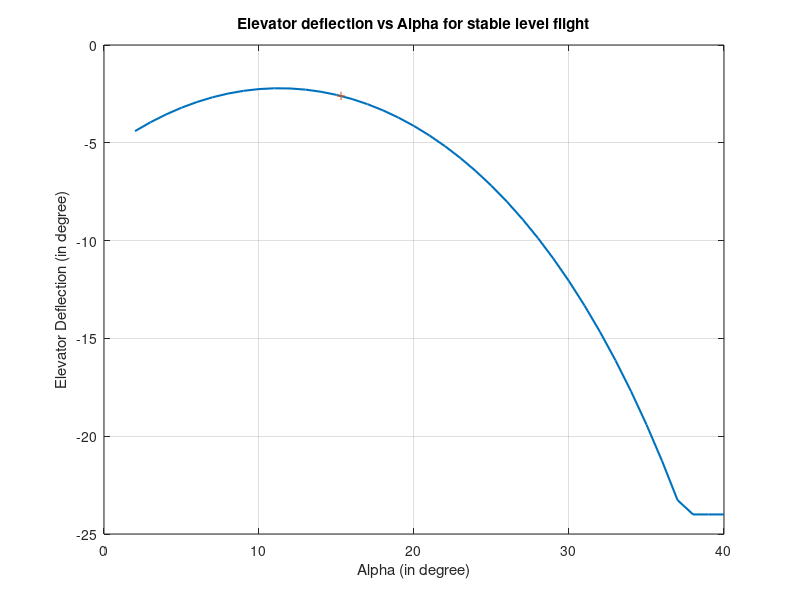
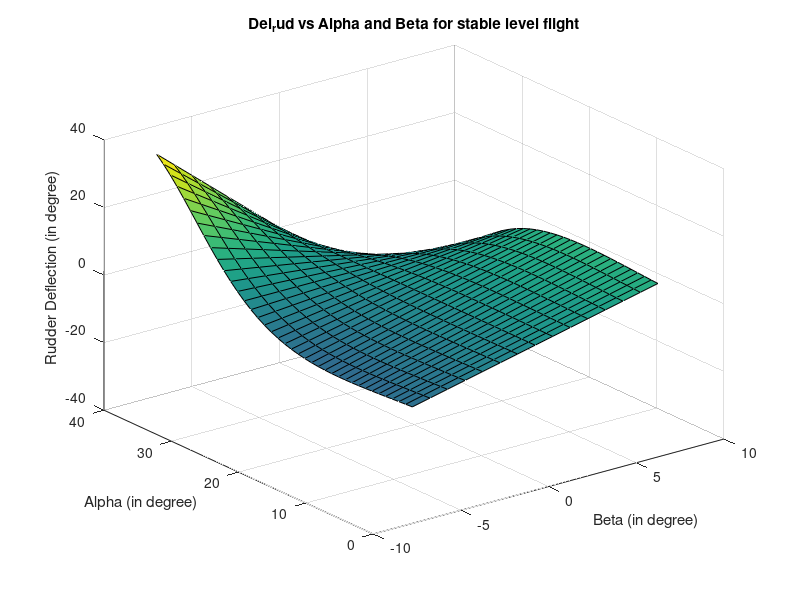
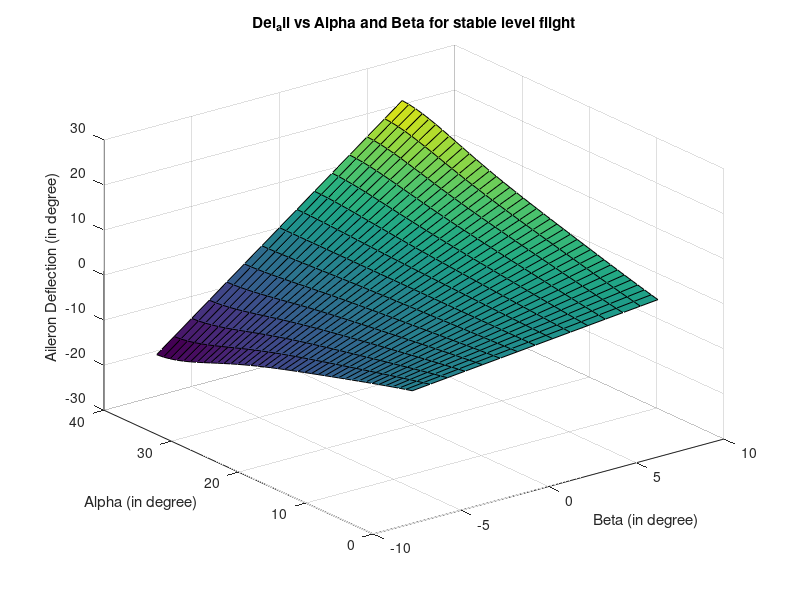
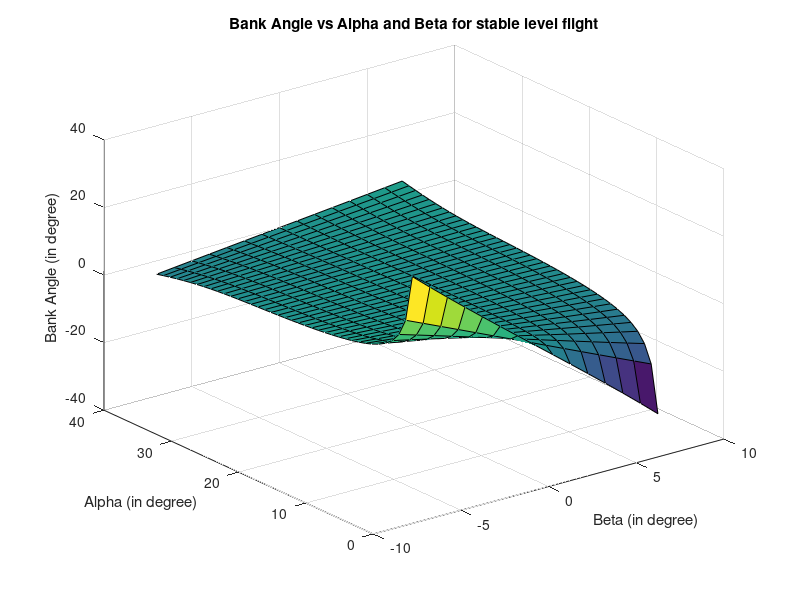

MATLAB code to generate these figures, in order:
% For calculating the trim values for steady level flight with rudder and
% elevator jam.

clc;
clear;
close all;

load('FA_18_Parameters.mat');

points = 40;
points_beta = 14;

alpha = 2:points;
del_stab = zeros(1,points-1);
beta = -7:1:7;
alpha = deg2rad(alpha);
beta = deg2rad(beta);

%% Zero moment calculation for alpa, beta, del_stab, del_ail, del_rud

% Del_Stab - Alpha 
for i = 1:points-1
    Cma     =  F18Aero.Cma_0 + F18Aero.Cma_1*alpha(i) + F18Aero.Cma_2*alpha(i)^2; 
    Cmds    =  F18Aero.Cmds_0 + F18Aero.Cmds_1*alpha(i) + F18Aero.Cmds_2*alpha(i)^2; 
    del_stab(i) = -Cma/Cmds;
end

% alpha - beta => del_ail - del_rud
del_rud = zeros(points-1,points_beta+1);
del_ail = zeros(points-1,points_beta+1);

for i = 1:points-1
    
    a = alpha(i);
    
    Cnb     = F18Aero.Cnb_0 + F18Aero.Cnb_1*a + F18Aero.Cnb_2*a^2;
    Cndr    = F18Aero.Cndr_0 + F18Aero.Cndr_1*a + F18Aero.Cndr_2*a^2 ...
             + F18Aero.Cndr_3*a^3 + F18Aero.Cndr_4*a^4;
    Cnda    = F18Aero.Cnda_0 + F18Aero.Cnda_1*a + F18Aero.Cnda_2*a^2 ...
             + F18Aero.Cnda_3*a^3 ;   
         
    Clb     =  F18Aero.Clb_0 + F18Aero.Clb_1*a + F18Aero.Clb_2*a^2 ...
             + F18Aero.Clb_3*a^3  + F18Aero.Clb_4*a^4;
    Cldr    =  F18Aero.Cldr_0 + F18Aero.Cldr_1*a + F18Aero.Cldr_2*a^2 ...
             + F18Aero.Cldr_3*a^3;
    Clda    =  F18Aero.Clda_0 + F18Aero.Clda_1*a + F18Aero.Clda_2*a^2 ...
             + F18Aero.Clda_3*a^3;
    
    for j = 1:points_beta+1        
        del_rud(i,j) = beta(j) * (Clda*Cnb - Cnda*Clb) / ...
                        (Cnda*Cldr - Clda*Cndr);
        del_ail(i,j) = - (Clb*beta(j) + Cldr*del_rud(i,j)) / Clda;            
    end
end

%% Lift, Drag, and Sideforce Coefficient Calculations

C_lift = zeros(points-1,points_beta+1);
C_drag = zeros(points-1,points_beta+1);
C_Y = zeros(points-1,points_beta+1);

for i = 1:points-1
    CLds = F18Aero.CLds_0 + F18Aero.CLds_1*alpha(i) + F18Aero.CLds_2*alpha(i)^2 ...
            + F18Aero.CLds_3*alpha(i)^3;
    CLa = (-0.0204 + 5.677*alpha(i) - 5.4246*alpha(i)^2 + 1.1645*alpha(i)^3);
    for j = 1:points_beta+1        
        C_lift(i,j) = CLa*cos(2*beta(j)/3) +  CLds*del_stab(i);
    end
end

for i = 1:points-1
    Cdds = F18Aero.Cdds_0 + F18Aero.Cdds_1*alpha(i)+ F18Aero.Cdds_2*alpha(i)^2 ...
               + F18Aero.Cdds_3*alpha(i)^3;  
    Cd0 = 1.5036;
    Cda = (-1.4994 - 0.1995*alpha(i) + 6.3971*alpha(i)^2 - 5.7341*alpha(i)^3 + ....
                   1.4610*alpha(i)^4);
    for j = 1:points_beta+1        
        C_drag(i,j) = Cda*cos(beta(j)) + Cd0 + Cdds*del_stab(i);
    end
end

for i = 1:points-1
    a = alpha(i);
    Cyb     = F18Aero.Cyb_0 + F18Aero.Cyb_1*a + F18Aero.Cyb_2*a^2 ; 
    Cyda    = F18Aero.Cyda_0 + F18Aero.Cyda_1*a + F18Aero.Cyda_2*a^2 ...
             + F18Aero.Cyda_3*a^3; 
    Cydr    = F18Aero.Cydr_0 + F18Aero.Cydr_1*a + F18Aero.Cydr_2*a^2 ...
             + F18Aero.Cydr_3*a^3;
    for j = 1:points_beta+1        
        C_Y(i,j) = Cyb*beta(j) + Cyda*del_ail(i,j) + Cydr*del_rud(i,j);
    end
end

%% Thrust, Velocity and phi Calculations

phi = zeros(points-1,points_beta+1);

for i = 1:points-1
    for j = 1:points_beta+1        
        phi(i,j) = asin(( C_Y(i,j) + C_drag(i,j)*tan(beta(j)) )/C_lift(i,j) );
    end
end

V = zeros(points-1,points_beta+1);

for i = 1:points-1
    for j = 1:points_beta+1
        K = C_lift(i,j)*cos(phi(i,j)) + C_drag(i,j)*tan(alpha(i))/cos(beta(j));
        V(i,j) = sqrt(2*m*g/rho/S/K);
    end    
end

T = zeros(points-1,points_beta+1);

for i = 1:points-1
    for j = 1:points_beta+1
        T(i,j) = 0.5*rho*(V(i,j))^2*S*C_drag(i,j)/cos(alpha(i))/cos(beta(j));
    end
end

%% Plotting graphs
for i = 1:points-1
    if del_stab(i) < -deg2rad(24)
        del_stab(i) = -deg2rad(24);
    end
end

% Elevator Angle vs Alpha
figure(1);
plot(rad2deg(alpha),rad2deg(del_stab),'LineWidth',1.5);
grid on;
hold on;
plot(15.29,-2.606,'+');
xlabel('Alpha (in degree)');
ylabel('Elevator Deflection (in degree)');
title('Elevator deflection vs Alpha for stable level flight');
hold off;

X = rad2deg(alpha);
Y = rad2deg(beta);
[X,Y] = meshgrid(Y,X);

% Alpha - Rudder - Beta
figure(2);
surf(X,Y,rad2deg(del_rud));
xlabel('Beta (in degree)');
ylabel('Alpha (in degree)');
zlabel('Rudder Deflection (in degree)');
title('Del_rud vs Alpha and Beta for stable level flight');

% Alpha - Aileron - Beta
figure(3);
surf(X,Y,rad2deg(del_ail));
xlabel('Beta (in degree)');
ylabel('Alpha (in degree)');
zlabel('Aileron Deflection (in degree)');
title('Del_ail vs Alpha and Beta for stable level flight');

% Alpha - Bank Angle - Beta
figure(4);
surf(X,Y,rad2deg(phi));
xlabel('Beta (in degree)');
ylabel('Alpha (in degree)');
zlabel('Bank Angle (in degree)');
title('Bank Angle vs Alpha and Beta for stable level flight');

% Alpha - Velocity - Beta
figure(5);
surf(X,Y,V);
xlabel('Beta (in degree)');
ylabel('Alpha (in degree)');
zlabel('Velocity (in ft/s)');
title('Velocity vs Alpha and Beta for stable level flight');

% Alpha - Thrust - Beta
figure(6);
surf(X,Y,T);
xlabel('Beta (in degree)');
ylabel('Alpha (in degree)');
zlabel('Thrust (in lbs)');
title('Thurst vs Alpha and Beta for stable level flight');